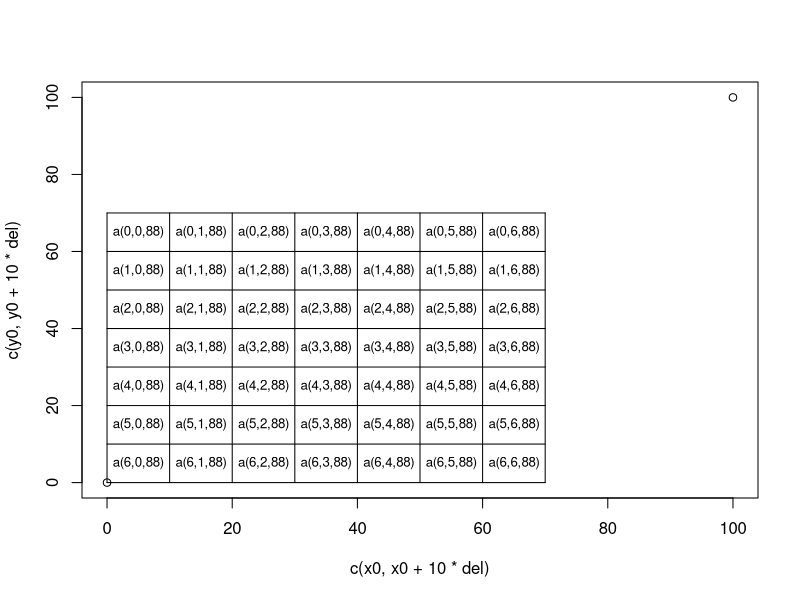
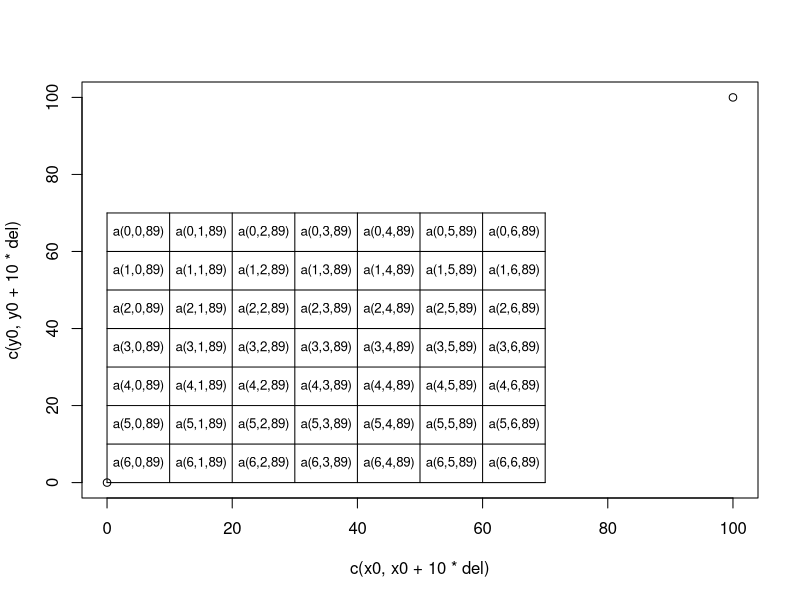
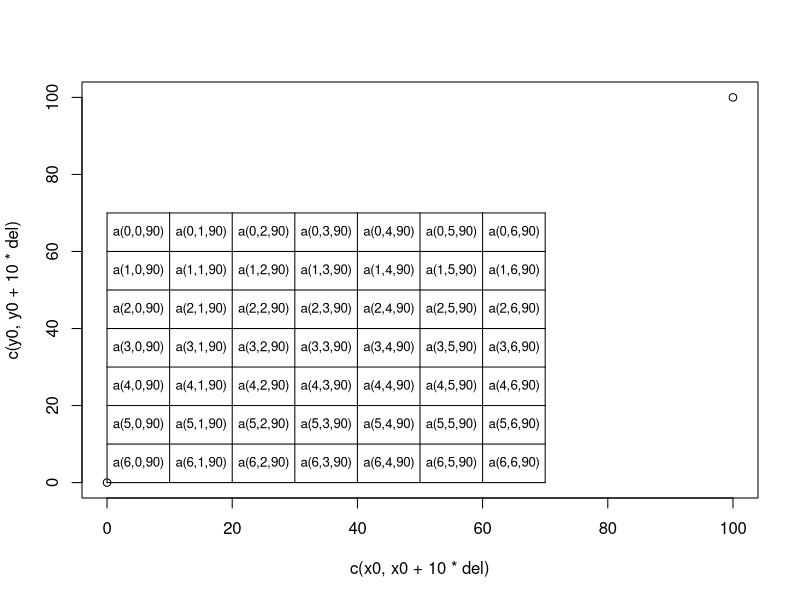
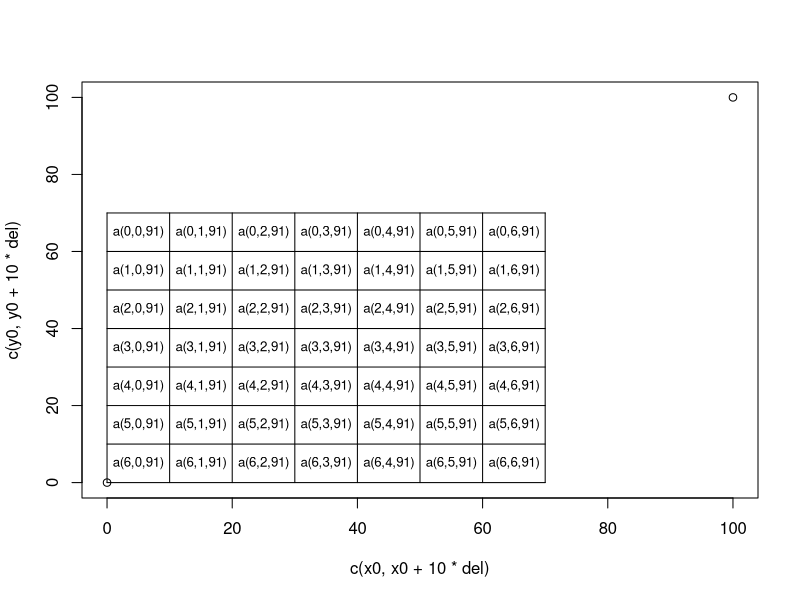
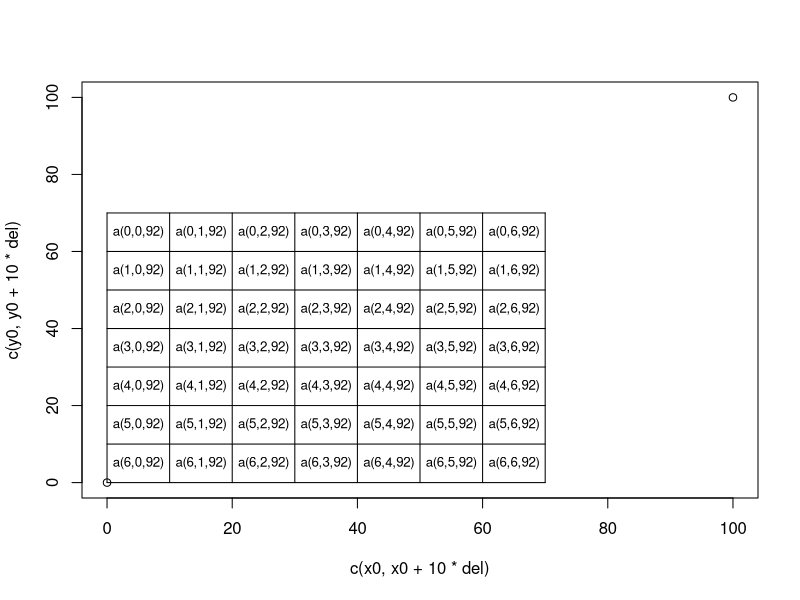
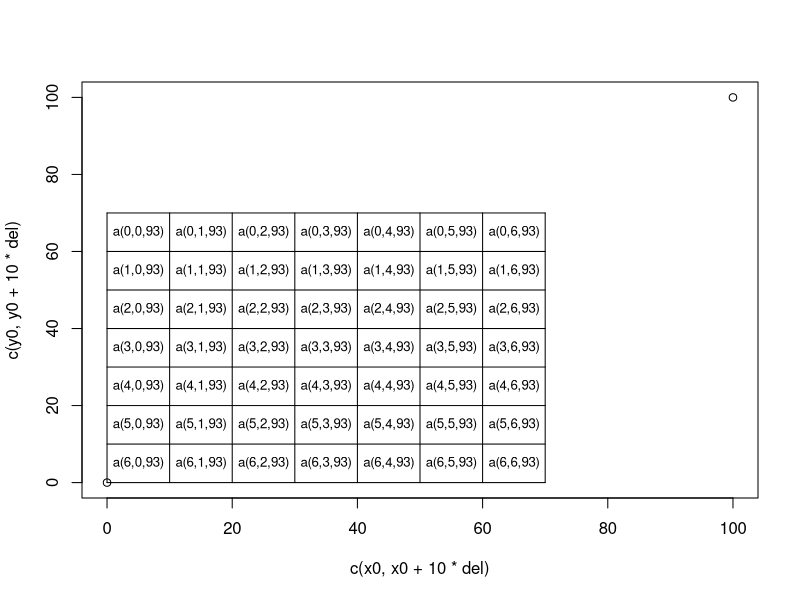
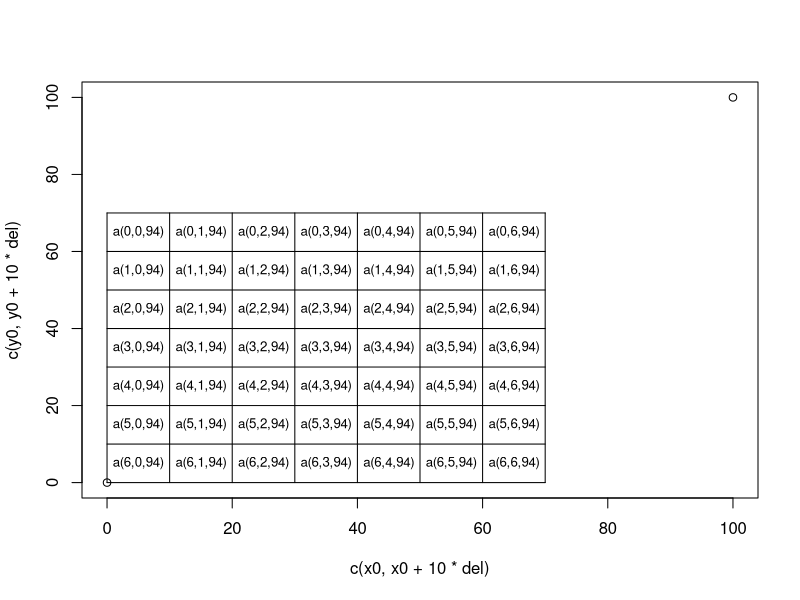
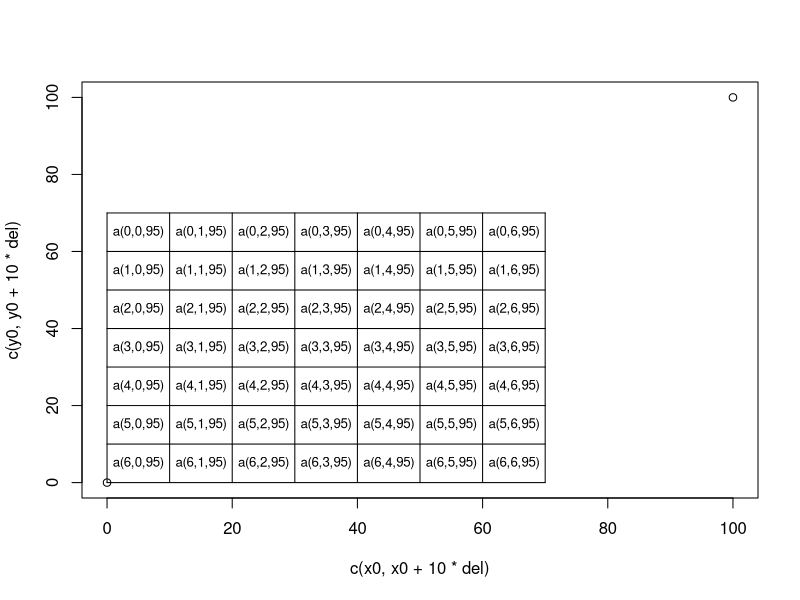

Source code (R) for these figures, in order:
del = 10
x0 = 0
y0 = 0
nx = 7
ny = 7
cc=.8

for (k in 88:99){
del = 10
x0 = 0
y0 = 0
nx = 7
ny = 7
cc=.8

file='img_'
fil = paste(file, nx,'_', ny,'_',k,'.png', sep='')
print(fil)

png(fil)
plot(c(x0, x0+10*del), c(y0, y0+10*del))

for (x in seq(x0, x0+nx*del, del)){
  points(c(x,x), c(y0, y0+ny*del), type='l')
}

for (y in seq(y0, y0+ny*del, del)){
  points(c(x0, x0+nx*del), c(y,y), type='l')
}

x0 = 5
y0 = 5

i = 0
for (x in seq(x0, x0+(nx-1)*del, del)){
  j=0
  for (y in seq(y0, y0+(ny-1)*del, del)){
    text(x,y, paste('a(',ny-j-1,',', i,',',k,')', sep=''), cex=cc)
    j = j+1
  }
  i = i+1
}

dev.off()
}
